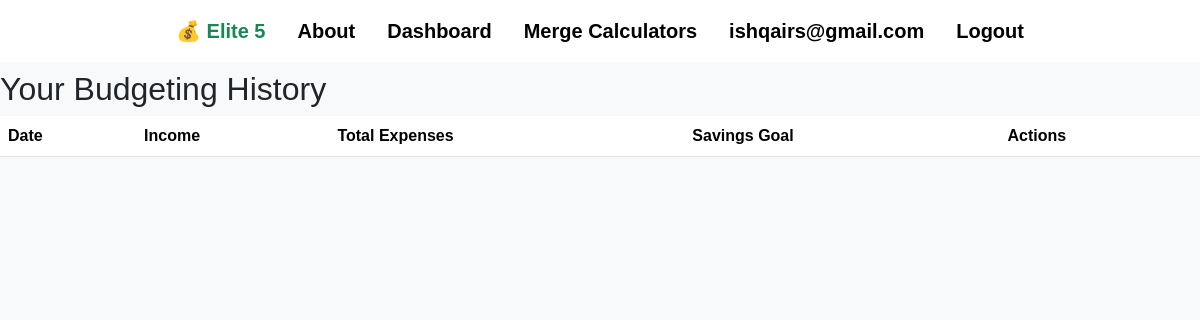
/budget/history/ (signed in), run on an earlier commit of the app's database.
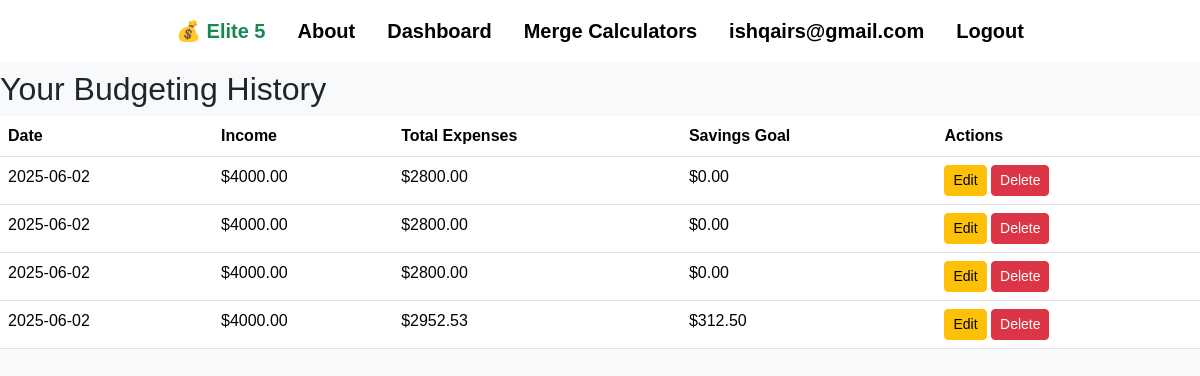
And on a later commit of the database.
### main/models.py (models this page shows, shortened)
class BudgetCalculation(models.Model):
    user = models.ForeignKey(User, on_delete=models.CASCADE)
    created_at = models.DateTimeField(auto_now_add=True)
    monthly_income = models.DecimalField(max_digits=10, decimal_places=2)
    total_expenses = models.DecimalField(max_digits=10, decimal_places=2)
    savings_goal = models.DecimalField(max_digits=10, decimal_places=2)

### main/views.py (the view)
# urls.py: path('budget/history/', views.budget_history, name='budget_history'),
@login_required
def budget_history(request):
    if request.user.is_authenticated:
        history = BudgetCalculation.objects.filter(user=request.user).order_by('-created_at')
        return render(request, 'main/budget_history.html', {'history': history})
    return redirect('login')

### main/templates/main/budget_history.html (shortened to what this page needs)
{% extends "main/base.html" %}
{% block content %}
<h2>Your Budgeting History</h2>
<table class="table">
  <thead>
    <tr>
      <th>Date</th>
      <th>Income</th>
      <th>Total Expenses</th>
      <th>Savings Goal</th>
      <th>Actions</th>
    </tr>
  </thead>
  <tbody>
    {% for run in history %}
    <tr>
      <td>{{ run.created_at|date:"Y-m-d" }}</td>
      <td>${{ run.monthly_income }}</td>
      <td>${{ run.total_expenses }}</td>
      <td>${{ run.savings_goal }}</td>
      <td>
        <a href="{% url 'edit_budget_entry' run.pk %}" class="btn btn-sm btn-warning">Edit</a>
        <form method="POST" action="{% url 'delete_budget_entry' run.pk %}" style="display:inline;">
          <button type="submit" class="btn btn-sm btn-danger">Delete</button>
        </form>
      </td>
    </tr>
    {% endfor %}
  </tbody>
</table>
{% endblock %}

### main/templates/main/base.html (shortened to what this page needs)
{% load static %}
<!DOCTYPE html>
<html lang="en">
<head>
    <link href="https://cdn.jsdelivr.net/npm/bootstrap@5.3.2/dist/css/bootstrap.min.css" rel="stylesheet">
</head>
<body>
<nav class="navbar navbar-expand-lg navbar-light bg-white fixed-top mb-3" id="customNavbar">
  <div class="container d-flex justify-content-center align-items-center" style="max-width: 80%;">
    <div class="collapse navbar-collapse justify-content-center" id="navbarNav">
      <ul class="navbar-nav d-flex flex-row align-items-center">
        <li class="nav-item d-flex align-items-center">
          <a class="nav-link fs-5 mx-2 text-success no-hover" href="{% url 'landing' %}">
            💰 {{ APPNAME|default:"Elite 5" }}
          </a>
        </li>
        <li class="nav-item">
          <a class="nav-link fs-5 mx-2" href="{% url 'about' %}">About</a>
        </li>
        <li class="nav-item">
          <a class="nav-link fs-5 mx-2" href="{% url 'dashboard' %}">Dashboard</a>
        </li>
        <li class="nav-item">
          <a class="nav-link fs-5 mx-2" href="{% url 'merge_calculator' %}">Merge Calculators</a>
        </li>
        {% if user.is_authenticated %}
          <li class="nav-item">
            <span class="nav-link fs-5 mx-2 disabled">{{ user.username }}</span>
          </li>
          <li class="nav-item">
            <a class="nav-link fs-5 mx-2" href="{% url 'logout' %}">Logout</a>
          </li>
        {% else %}
          <li class="nav-item">
            <a class="nav-link fs-5 mx-2" href="{% url 'login' %}">Login</a>
          </li>
        {% endif %}
      </ul>
    </div>
  </div>
</nav>
<main>
  {% block content %}{% endblock %}
</main>
</body>
</html>

### main/templates/main/base.html (style rules this page uses)
body { font-family: Arial, sans-serif; }
main { min-height: 100vh; background-color: #f8f9fa; }
.navbar-nav .nav-link { color: black; font-weight: bold; position: relative; }
.navbar-nav .nav-link.text-success { color: green; }
.navbar-nav .nav-link.no-hover::after { display: none; }
.navbar-nav .nav-link:not(.no-hover)::after { content: ''; position: absolute; width: 0; height: 2px; display: block; background: green; transition: width 0.3s; bottom: 0; left: 0; }
main { padding-top: 70px; }

What changed in the data, as far as the page shows it:
added BudgetCalculation: created_at "2025-06-02", monthly_income "4000.00", total_expenses "2800.00", savings_goal "0.00"
added BudgetCalculation: created_at "2025-06-02", monthly_income "4000.00", total_expenses "2800.00", savings_goal "0.00"
added BudgetCalculation: created_at "2025-06-02", monthly_income "4000.00", total_expenses "2800.00", savings_goal "0.00"
added BudgetCalculation: created_at "2025-06-02", monthly_income "4000.00", total_expenses "2952.53", savings_goal "312.50"
